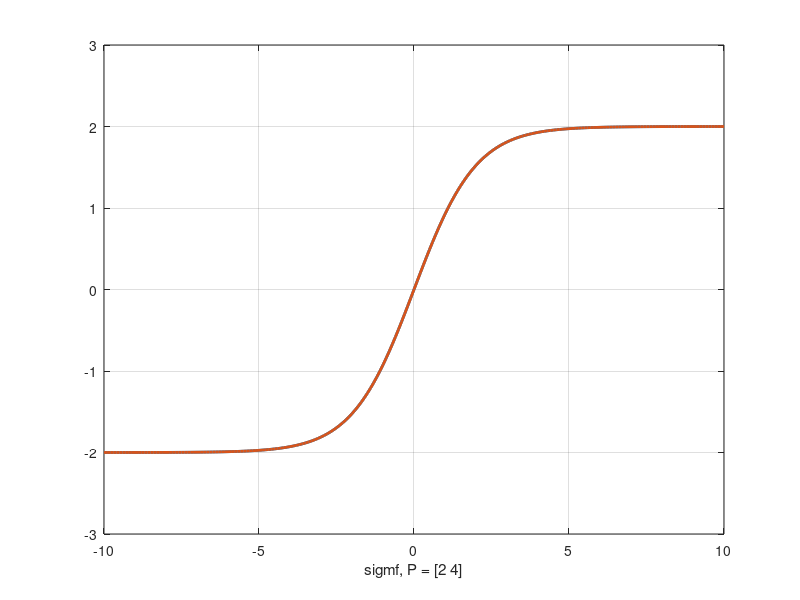

Write MATLAB code to recreate this figure.
close all

center = 0;
steepness = 1;
scale = 2;

x = -10:0.1:10;

mySigmo = @(x,steepness,center) 2./(1 + exp(-steepness*(x-center)))-1;

y = scale*(2*sigmf(x,[steepness center]) - 1);
y1 = scale*mySigmo(x',steepness,center);

plot(x,y,'LineWidth',2); hold on
plot(x,y1,'LineWidth',2); hold off
grid on
xlabel('sigmf, P = [2 4]')
ylim([-scale scale]*1.5)